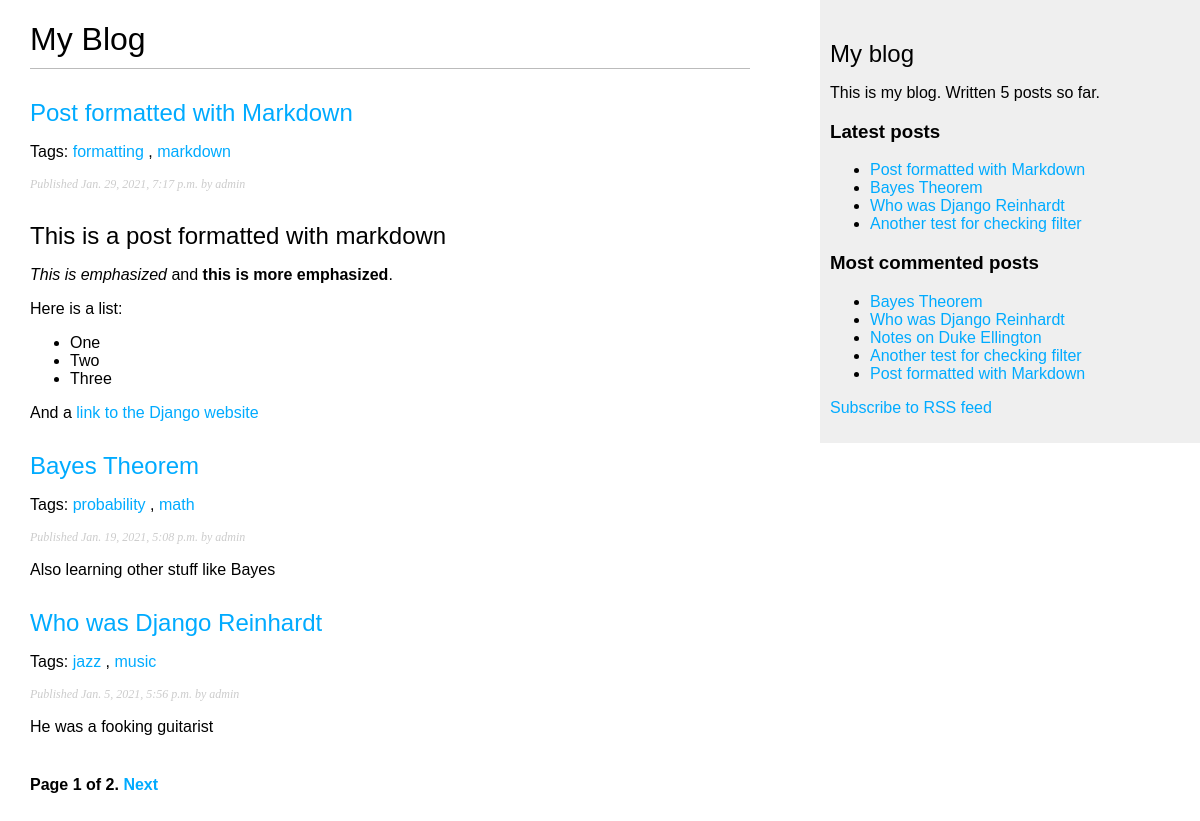
Screenshot of /blog/ with the database file from the repository.
### blog/models.py (models this page shows, shortened)
class Post(models.Model):
    STATUS_CHOICES = (
        ('draft', 'Draft'),
        ('published', 'Published'),
        )
    title = models.CharField(max_length=250)
    slug = models.SlugField(max_length=250, unique_for_date='publish')
    author = models.ForeignKey(User, on_delete=models.CASCADE, related_name='blog_posts')
    body = models.TextField()
    publish = models.DateTimeField(default=timezone.now)
    created = models.DateTimeField(auto_now_add=True)
    updated = models.DateTimeField(auto_now=True)
    status = models.CharField(max_length=10, choices=STATUS_CHOICES, default='draft')
    tags = TaggableManager()
    class Meta:
        ordering = ('-publish',)
    objects = models.Manager() # The default manager.
    published = PublishedManager() # Our custom manager.
    def get_absolute_url(self):
        return reverse('blog:post_detail', args=[self.publish.year, self.publish.month, self.publish.day, self.slug])

### blog/views.py (the view)
# urls.py: path('', views.post_list, name='post_list'),
def post_list(request, tag_slug=None):
    object_list = Post.published.all()
    tag = None
    if tag_slug:
        tag = get_object_or_404(Tag, slug=tag_slug)
        object_list = object_list.filter(tags__in=[tag])
    paginator = Paginator(object_list, 3) # 3 posts in each page
    page = request.GET.get('page')
    try:
        posts = paginator.page(page)
    except PageNotAnInteger:
        posts = paginator.page(1)
    except EmptyPage:
        posts = paginator.page(paginator.num_pages)
    return render(request, 'blog/post/list.html', {'page': page, 'posts': posts, 'tag': tag})

### blog/models.py (called while the page is built)
    def get_queryset(self):
        return super(PublishedManager,self).get_queryset().filter(status='published')

### blog/templatetags/blog_tags.py (called while the page is built)
@register.simple_tag
def total_posts():
    return Post.published.count()

@register.inclusion_tag('blog/post/latest_posts.html')
def show_latest_posts(count=5):
    latest_posts = Post.published.order_by('-publish')[:count]
    return {'latest_posts': latest_posts}

@register.simple_tag
def get_most_commented_posts(count=5):
    return Post.published.annotate(total_comments=Count('comments')).order_by('-total_comments')[:count]

@register.filter(name='markdown')
def markdown_format(text):
    return mark_safe(markdown.markdown(text))

### blog/templates/blog/post/list.html (shortened to what this page needs)
{% extends "blog/base.html" %}
{% load blog_tags %}
{% block content %}
<h1>My Blog</h1>
{% for post in posts %}
<h2>
<a href="{{ post.get_absolute_url }}">
{{ post.title }}
</a>
</h2>
<p class="tags">
    Tags:
    {% for tag in post.tags.all %}
    <a href="{% url 'blog:post_list_by_tag' tag.slug %}">
    {{ tag.name }}
    </a>
    {% if not forloop.last %}, {% endif %}
    {% endfor %}
</p>
<p class="date">
Published {{ post.publish }} by {{ post.author }}
</p>
{{ post.body|markdown|truncatewords_html:30 }}
{% endfor %}
{% include "blog/pagination.html" with page=posts %}
{% endblock %}

### blog/templates/blog/base.html (shortened to what this page needs)
{% load blog_tags %}
{% load static %}
<!DOCTYPE html>
<html>
<head>
<link href="{% static 'css/blog.css' %}" rel="stylesheet">
</head>
<body>
<div id="content">
{% block content %}
{% endblock %}
</div>
<div id="sidebar">
<h2>My blog</h2>
<p>This is my blog. Written {% total_posts %} posts so far.</p>
<h3>Latest posts</h3>
{% show_latest_posts 4 %}
<h3>Most commented posts</h3>
{% get_most_commented_posts as most_commented_posts %}
<ul>
{% for post in most_commented_posts %}
<li>
<a href="{{ post.get_absolute_url }}">{{ post.title }}</a>
</li>
{% endfor %}
</ul>
<p>
<a href="{% url 'blog:post_feed' %}">Subscribe to RSS feed</a>
</p>
</div>
</body>
</html>

### blog/templates/blog/pagination.html (shortened to what this page needs)
<div class="pagination">
    <span class="step-links">
    <span class="current">
    Page {{ page.number }} of {{ page.paginator.num_pages }}.
    </span>
    {% if page.has_next %}
    <a href="?page={{ page.next_page_number }}">Next</a>
    {% endif %}
    </span>
</div>

### blog/templates/blog/post/latest_posts.html
<ul>
    {% for post in latest_posts %}
    <li>
    <a href="{{ post.get_absolute_url }}">{{ post.title }}</a>
    </li>
    {% endfor %}
</ul>

### blog/static/css/blog.css (style rules this page uses)
body { margin:0; padding:0; font-family:helvetica, sans-serif; }
a { color:#00abff; text-decoration:none; }
h1 { font-weight:normal; border-bottom:1px solid #bbb; padding:0 0 10px 0; }
h2 { font-weight:normal; margin:30px 0 0; }
#content { float:left; width:60%; padding:0 0 0 30px; }
#sidebar { float:right; width:30%; padding:10px; background:#efefef; height:100%; }
p.date { color:#ccc; font-family: georgia, serif; font-size: 12px; font-style: italic; }
.pagination { margin:40px 0; font-weight:bold; }

### rows the page displays
Post: title "Post formatted with Markdown", publish "Jan. 29, 2021, 7:17 p.m.", author "admin", body "This is a post formatted with markdown This is emphasized and this is more emphasized . Here is a list: One Two Three And a link to the Django website"
Tag: name "formatting"
Tag: name "markdown"
Post: title "Bayes Theorem", publish "Jan. 19, 2021, 5:08 p.m.", author "admin", body "Also learning other stuff like Bayes"
Tag: name "probability"
Tag: name "math"
Post: title "Who was Django Reinhardt", publish "Jan. 5, 2021, 5:56 p.m.", author "admin", body "He was a fooking guitarist"
Tag: name "jazz"
Tag: name "music"
Post: title "Another test for checking filter"
Post: title "Notes on Duke Ellington"

### other values shown
{{ page.number }} "1"
{{ page.paginator.num_pages }} "2"
